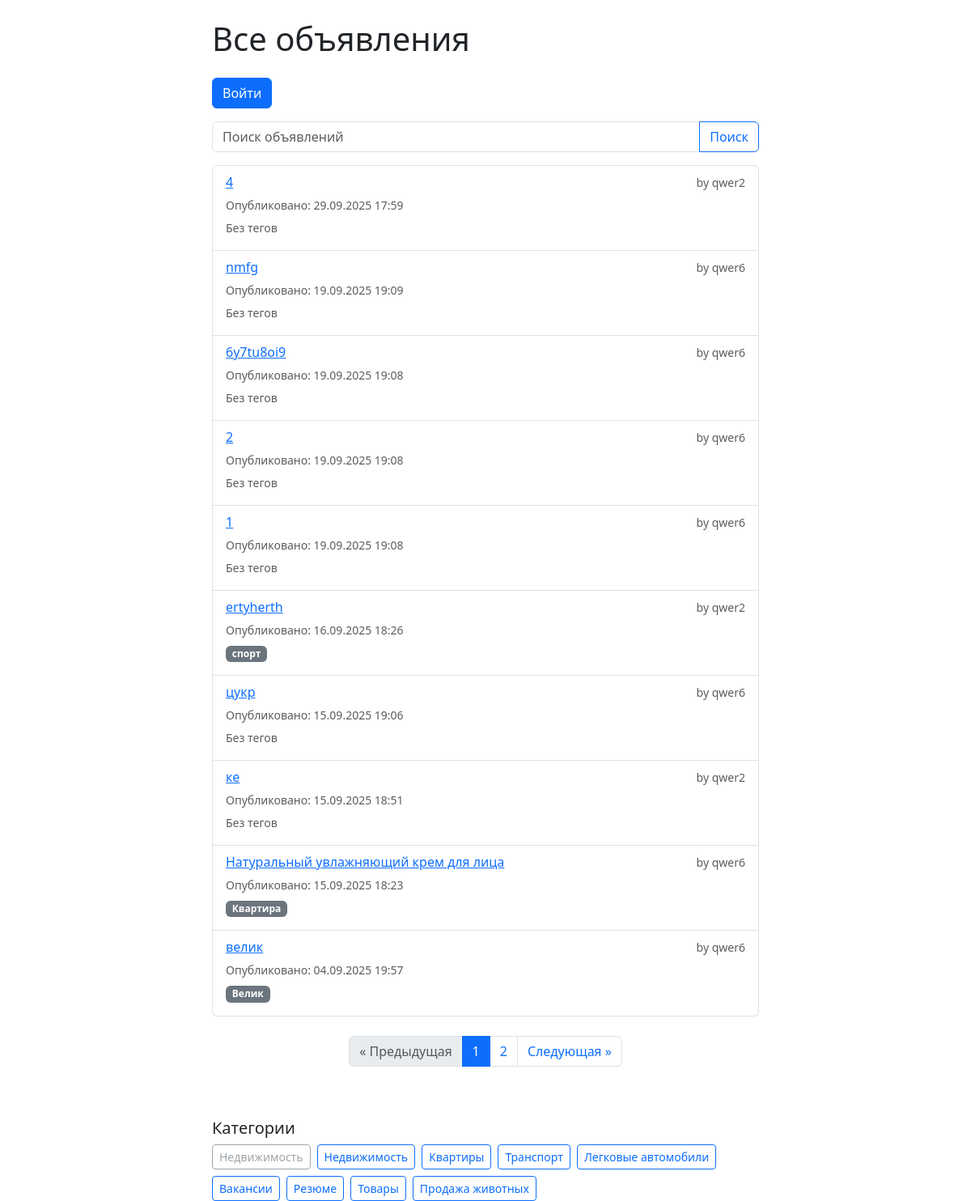
The page /ads/ on the database as committed earlier.
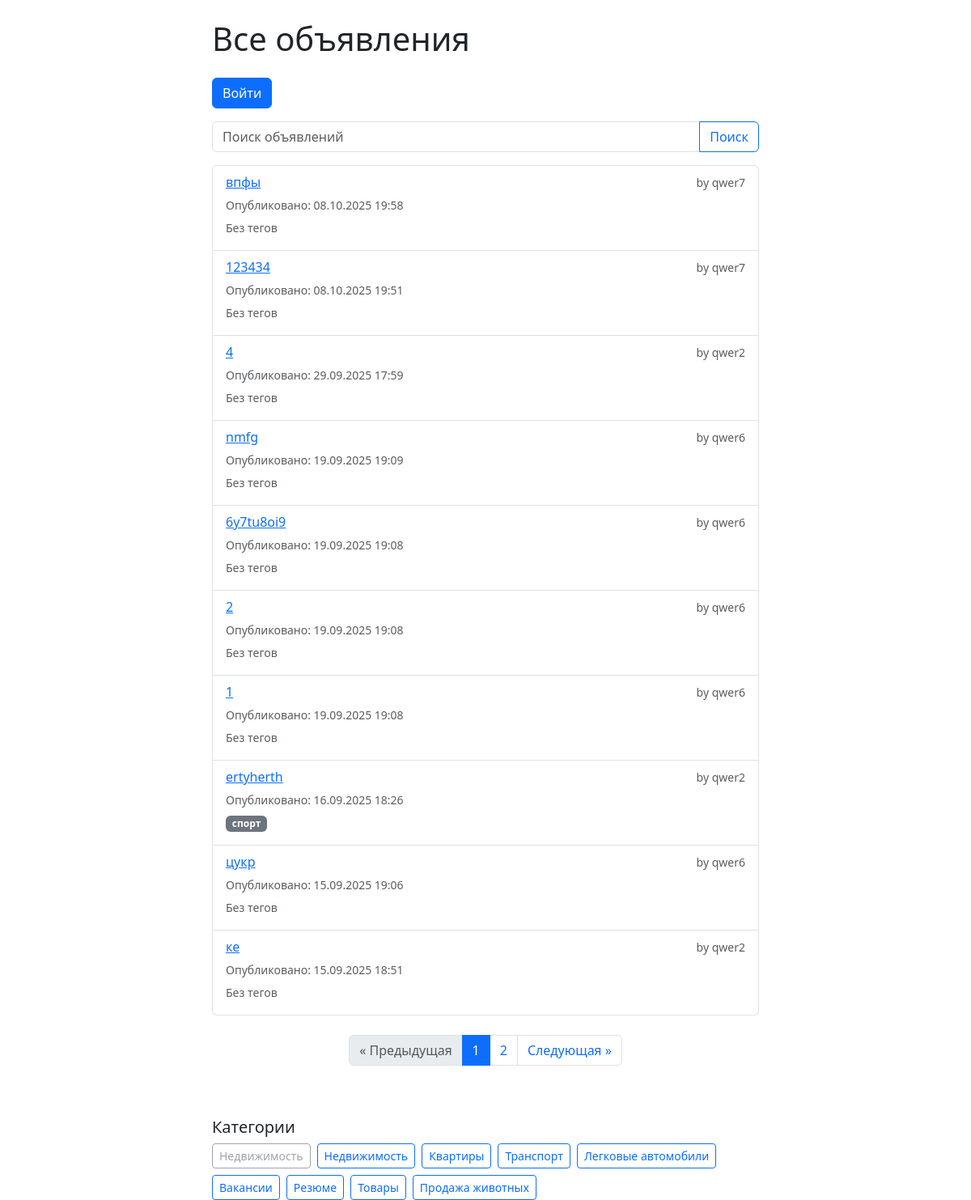
The same page on the database as committed later.
### ads/models.py (models this page shows, shortened)
class Ad(models.Model):
    bookmarks = models.ManyToManyField(settings.AUTH_USER_MODEL, related_name='bookmarked_ads', blank=True)
    views = models.PositiveIntegerField(default=0)  # счетчик просмотров
    created_at = models.DateTimeField(auto_now_add=True)
    updated_at = models.DateTimeField(auto_now=True)
    tags = models.ManyToManyField('Tag', blank=True, related_name='ads')
    title = models.CharField("Заголовок", max_length=255)
    description = models.TextField("Описание")
    price = models.DecimalField("Цена", max_digits=10, decimal_places=2)
    city = models.CharField("Город", max_length=100)
    author = models.ForeignKey(
        settings.AUTH_USER_MODEL,
        on_delete=models.CASCADE,
        related_name='ads',
        verbose_name="Автор"
    )
    category = models.ForeignKey(
        Category,
        on_delete=models.SET_NULL,
        null=True,
        blank=True,
        related_name='ads',
        verbose_name="Категория"
    )
    slug = models.SlugField(max_length=255, null=True, blank=True, unique=True)
    created_at = models.DateTimeField("Дата создания", auto_now_add=True)

class Tag(models.Model):
    name = models.CharField(max_length=50, unique=True)
    slug = models.SlugField(max_length=60, unique=True, blank=True)

class Category(models.Model):
    name = models.CharField("Название категории", max_length=100)
    slug = models.SlugField(max_length=100, unique=True)

### accounts/models.py (models this page shows)
class User(AbstractUser):
    pass

### ads/views.py (the view)
# urls.py: path('', views.ad_list, name='ad_list'),
def ad_list(request):
    query = request.GET.get('q', '')
    ads = Ad.objects.all()
    if query:
        ads = ads.filter(
            Q(title__icontains=query) |
            Q(description__icontains=query)
        )
    ads = ads.order_by('-created_at')
    paginator = Paginator(ads, 10)
    page_number = request.GET.get('page')
    page_obj = paginator.get_page(page_number)
    categories = Category.objects.all()
    get_params = request.GET.copy()
    get_params.pop('page', None)
    context = {
        'ads': page_obj.object_list,
        'categories': categories,
        'page_obj': page_obj,
        'search_query': query,
        'get_params': get_params.urlencode(),
    }
    return render(request, 'ads/ad_list.html', context)

### ads/templatetags/my_filters.py (called while the page is built)
@register.filter
def local_time(value, format_string="N j, Y, P"):
    if not value:
        return ""
    local_dt = timezone.localtime(value)
    return local_dt.strftime(format_string)

### ads/templates/ads/ad_list.html (shortened to what the changed rows need)
{% load my_filters %}
{% load static %}
<!DOCTYPE html>
<html lang="ru">
<head>
    <link href="https://cdn.jsdelivr.net/npm/bootstrap@5.3.0/dist/css/bootstrap.min.css" rel="stylesheet">
</head>
<body>
<div class="container mt-4" style="max-width: 700px;">
    <h1 class="mb-4">Все объявления</h1>
    <ul class="list-group">
        {% for ad in ads %}
            <li class="list-group-item" data-ad-id="{{ ad.id }}" data-ad-slug="{{ ad.slug }}">
                <div class="d-flex flex-column">
                    <div class="d-flex justify-content-between align-items-center mb-1">
                        {% if ad.slug %}
                            <a href="{% url 'ad_detail' slug=ad.slug %}">{{ ad.title }}</a>
                        {% else %}
                            {{ ad.title }} <small class="text-danger">(нет ссылки: отсутствует slug)</small>
                        {% endif %}
                        <small class="text-muted">by {{ ad.author.username }}</small>
                    </div>
                    <div class="mb-1">
                        <small class="text-muted">Опубликовано: {{ ad.created_at|local_time:"%d.%m.%Y %H:%M" }}</small>
                    </div>
                    <div class="mb-2">
                        {% if ad.tags.all %}
                            {% for tag in ad.tags.all %}
                                <a href="{% url 'ads_by_tag' slug=tag.slug %}" class="badge bg-secondary text-decoration-none me-1">{{ tag.name }}</a>
                            {% endfor %}
                        {% else %}
                            <small class="text-muted">Без тегов</small>
                        {% endif %}
                    </div>
                </div>
            </li>
        {% empty %}
            <li class="list-group-item">Объявлений нет.</li>
        {% endfor %}
    </ul>
    {% if page_obj.paginator.num_pages > 1 %}
    <nav class="mt-4 d-flex justify-content-center" aria-label="Страницы объявлений">
        <ul class="pagination">
            {% for num in page_obj.paginator.page_range %}
                {% if num == page_obj.number %}
                    <li class="page-item active" aria-current="page">
                        <span class="page-link">{{ num }}</span>
                    </li>
                {% else %}
                    <li class="page-item">
                        <a class="page-link" href="?{% if get_params %}{{ get_params }}&{% endif %}page={{ num }}">{{ num }}</a>
                    </li>
                {% endif %}
            {% endfor %}
        </ul>
    </nav>
    {% endif %}
    <div class="mt-5">
        {% if categories %}
            <div class="d-flex flex-wrap gap-2">
                {% for category in categories %}
                    {% if category.slug %}
                        <a href="{% url 'ads_by_category' slug=category.slug %}" class="btn btn-outline-primary btn-sm">{{ category.name }}</a>
                    {% else %}
                        <span class="btn btn-outline-secondary btn-sm disabled" title="Slug отсутствует">{{ category.name }}</span>
                    {% endif %}
                {% endfor %}
            </div>
        {% else %}
            <p>Категории не найдены.</p>
        {% endif %}
    </div>
</div>
</body>
</html>

Rows that differ between the two databases and show on the page:
no longer on this page (row edited): Ad: title "Натуральный увлажняющий крем для лица", author.username "qwer6", created_at|local_time "15.09.2025 18:23"
no longer on this page (row unchanged): Tag: name "Квартира", shown under "Натуральный увлажняющий крем для лица"
no longer on this page (row unchanged): Ad: title "велик", author.username "qwer6", created_at|local_time "04.09.2025 19:57"
no longer on this page (row unchanged): Tag: name "Велик", shown under "велик"
added Ad: title "впфы", author.username "qwer7", created_at|local_time "08.10.2025 19:58", shows "Без тегов"
added Ad: title "123434", author.username "qwer7", created_at|local_time "08.10.2025 19:51", shows "Без тегов"
